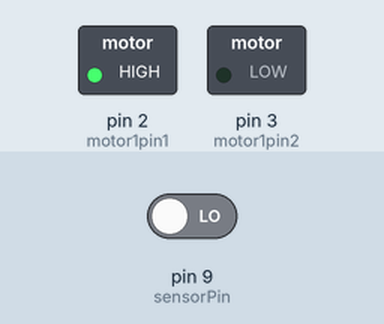
Simulated run of this sketch. Board: Arduino Uno, built with avr-gcc and run on an emulated ATmega328P. Shown: switched loads named in the sketch (green lamp = pin HIGH). Inputs (shaded band) come from the test bench; at power-on: pin 9 (sensorPin) LOW.

Above: at 0.1 s.
Timing chart, 0 to 1.6 s (numbered marks = the images above):
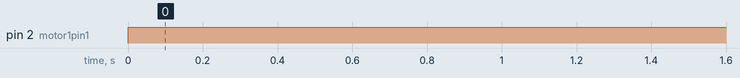

The sketch:

waterpump.ino
```cpp
 int water;//random variable
 int motor1pin1 = 2;
 int motor1pin2 = 3;

int sensorPin = 9;
void setup() {
 pinMode(motor1pin1, OUTPUT);
 pinMode(motor1pin2, OUTPUT);
 pinMode(A0,INPUT);

}

void loop() {
  water = digitalRead(9);

 if (water = HIGH)
 {
 digitalWrite(motor1pin1, HIGH);
  }
  else
  {
  digitalWrite(motor1pin2,LOW); //high to continue proving signal and water supply
  }
  delay(400);
}
```

Measured:
- by itself, pin 2 (motor1pin1): LOW → HIGH at 0.00 s
